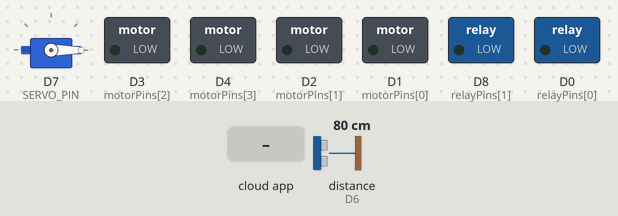
Recording of a sketch running on a simulated ESP8266 (NodeMCU). Parts: servo, switched loads named in the sketch (green lamp = pin HIGH). Wiring (inferred from the names in the program): ultrasonic range finder: trigger D5; echo D6. The test bench sets the inputs (shaded band); at power-on: distance to the obstacle (sensor on D6) 80 cm. The echo pulse lasts 58.3 µs per cm; WiFi joins after 1.5 s; servers stay silent unless stated; the Firebase database answers and starts empty; pins used as bus, display or sensor lines are not drawn; what the sketch prints to the serial monitor is not drawn.

Above: at 2.7 s.
2.8 s: the phone or cloud app sets Relay to 1
At 3.9 s:
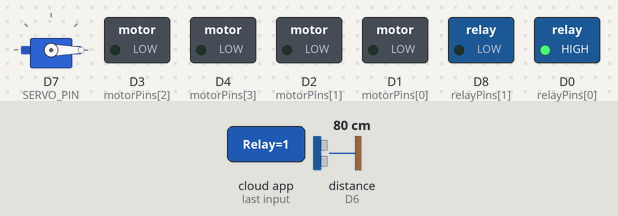
4.5 s: the phone or cloud app sets Relay to 0
At 5.9 s:
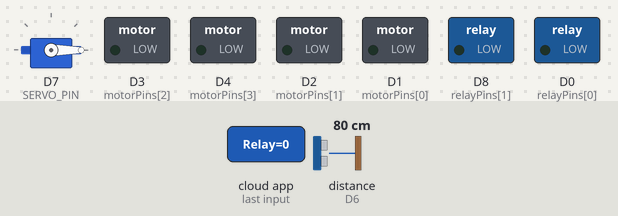
Timing chart, 0 to 7.5 s (numbered marks = the images above; inputs shaded):
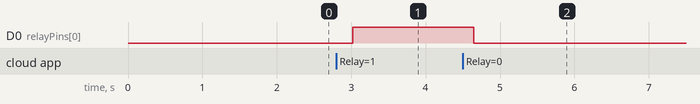

The sketch:

main.ino
```cpp
#include <ESP8266WiFi.h>
#include <FirebaseESP8266.h>
#include <Servo.h>

// Pin Definitions
#define TRIG_PIN D5
#define ECHO_PIN D6
#define SERVO_PIN D7

// Motor Pins (example - change if needed)
int motorPins[] = {D1, D2, D3, D4};

// Relay Pins
int relayPins[] = {D0, D8};

// Objects
Servo seedServo;
FirebaseData firebaseData;

// WiFi Credentials
#define WIFI_SSID "YOUR_WIFI"
#define WIFI_PASSWORD "YOUR_PASSWORD"

// Firebase Credentials
#define FIREBASE_HOST "YOUR_FIREBASE_URL"
#define FIREBASE_AUTH "YOUR_FIREBASE_SECRET"

bool obstacleDetected = false;

// -------------------- Setup --------------------
void setup() {
  Serial.begin(115200);

  // Pin setup
  for (int i = 0; i < 4; i++) {
    pinMode(motorPins[i], OUTPUT);
  }

  for (int i = 0; i < 2; i++) {
    pinMode(relayPins[i], OUTPUT);
  }

  pinMode(TRIG_PIN, OUTPUT);
  pinMode(ECHO_PIN, INPUT);

  // Servo
  seedServo.attach(SERVO_PIN);
  seedServo.write(0);

  // WiFi
  WiFi.begin(WIFI_SSID, WIFI_PASSWORD);
  while (WiFi.status() != WL_CONNECTED) {
    delay(500);
    Serial.print(".");
  }
  Serial.println("Connected to WiFi");

  // Firebase
  Firebase.begin(FIREBASE_HOST, FIREBASE_AUTH);
  Firebase.reconnectWiFi(true);

  stopMotors();
  allRelaysOff();
}

// -------------------- Loop --------------------
void loop() {
  checkObstacle();

  if (!obstacleDetected) {

    // Direction control
    if (Firebase.getString(firebaseData, "/Pesticide/direction")) {
      String direction = firebaseData.stringData();
      executeMovement(direction);
    }

    // Relay control
    if (Firebase.getInt(firebaseData, "/Pesticide/Relay")) {
      int relayValue = firebaseData.intData();
      executeRelay(relayValue);
      updateServo(relayValue);
    }
  }

  delay(100);
}

// -------------------- Functions --------------------

void executeMovement(String dir) {
  if (dir == "forward") {
    // forward logic
  } else if (dir == "backward") {
    // backward logic
  } else if (dir == "left") {
    // left logic
  } else if (dir == "right") {
    // right logic
  } else {
    stopMotors();
  }
}

void executeRelay(int val) {
  if (val == 1) {
    digitalWrite(relayPins[0], HIGH);
  } else {
    digitalWrite(relayPins[0], LOW);
  }
}

void updateServo(int val) {
  if (val == 2) {
    seedServo.write(90);
  } else {
    seedServo.write(0);
  }
}

void stopMotors() {
  for (int i = 0; i < 4; i++) {
    digitalWrite(motorPins[i], LOW);
  }
}

void allRelaysOff() {
  for (int i = 0; i < 2; i++) {
    digitalWrite(relayPins[i], LOW);
  }
}

void checkObstacle() {
  digitalWrite(TRIG_PIN, LOW);
  delayMicroseconds(2);

  digitalWrite(TRIG_PIN, HIGH);
  delayMicroseconds(10);
  digitalWrite(TRIG_PIN, LOW);

  long duration = pulseIn(ECHO_PIN, HIGH);
  int distance = duration * 0.034 / 2;

  if (distance < 20) {
    obstacleDetected = true;
    stopMotors();
  } else {
    obstacleDetected = false;
  }
}
```

Measured:
- after the input at 2.8 s, D0 (relayPins[0]): LOW → HIGH after 0.22 s
- after the input at 4.5 s, D0 (relayPins[0]): HIGH → LOW after 0.15 s
